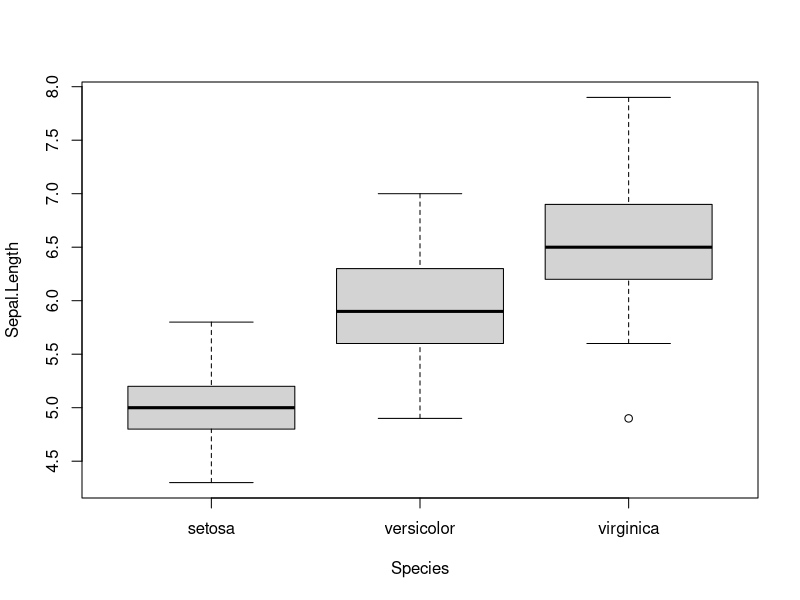
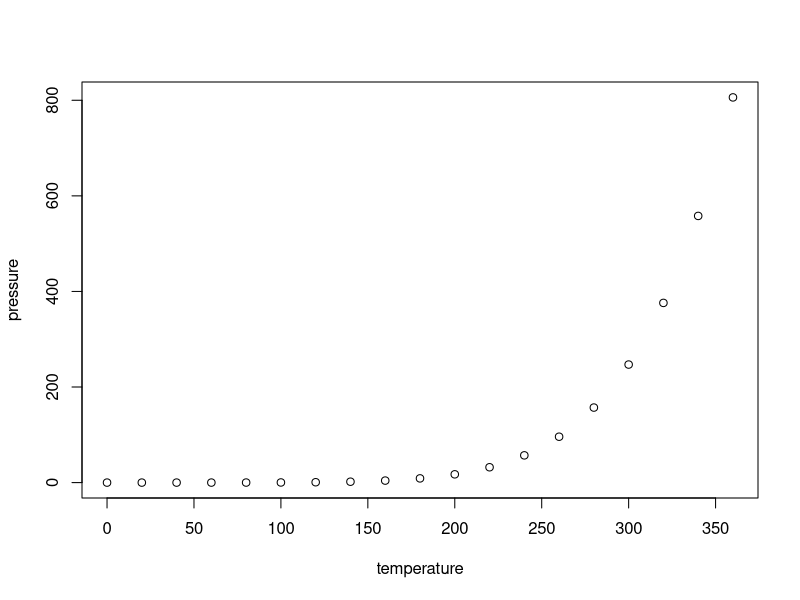

Source code (R) for these figures, in order:
## ---- chunk 1
knitr::opts_chunk$set(echo = TRUE)
## ---- chunk 2
plot(Sepal.Length~Species, data=iris)
## ---- chunk 3
head(cars)
## ---- chunk 4
summary(cars)
## ---- chunk 5
plot(pressure)
